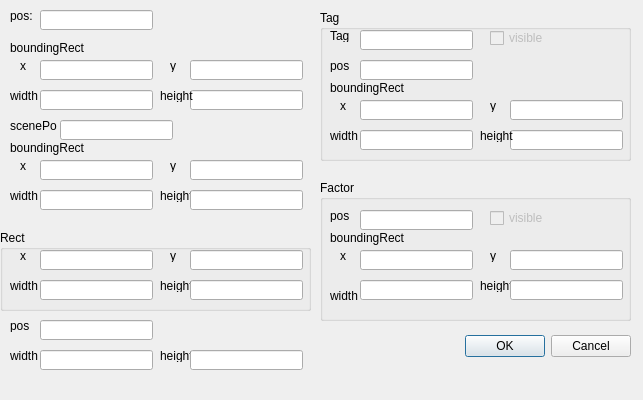
<?xml version="1.0" encoding="UTF-8"?>
<ui version="4.0">
 <class>GraphicsItemDebugDialog</class>
 <widget class="QDialog" name="GraphicsItemDebugDialog">
  <property name="geometry">
   <rect>
    <x>0</x>
    <y>0</y>
    <width>643</width>
    <height>400</height>
   </rect>
  </property>
  <property name="windowTitle">
   <string>Dialog</string>
  </property>
  <widget class="QDialogButtonBox" name="buttonBox">
   <property name="geometry">
    <rect>
     <x>390</x>
     <y>330</y>
     <width>241</width>
     <height>32</height>
    </rect>
   </property>
   <property name="orientation">
    <enum>Qt::Horizontal</enum>
   </property>
   <property name="standardButtons">
    <set>QDialogButtonBox::Cancel|QDialogButtonBox::Ok</set>
   </property>
  </widget>
  <widget class="QLabel" name="label">
   <property name="geometry">
    <rect>
     <x>10</x>
     <y>10</y>
     <width>47</width>
     <height>12</height>
    </rect>
   </property>
   <property name="text">
    <string>pos:</string>
   </property>
  </widget>
  <widget class="QLineEdit" name="m_pos">
   <property name="geometry">
    <rect>
     <x>40</x>
     <y>10</y>
     <width>113</width>
     <height>20</height>
    </rect>
   </property>
  </widget>
  <widget class="QLabel" name="label_2">
   <property name="geometry">
    <rect>
     <x>10</x>
     <y>140</y>
     <width>81</width>
     <height>16</height>
    </rect>
   </property>
   <property name="text">
    <string>boundingRect</string>
   </property>
  </widget>
  <widget class="QLabel" name="label_3">
   <property name="geometry">
    <rect>
     <x>20</x>
     <y>160</y>
     <width>47</width>
     <height>12</height>
    </rect>
   </property>
   <property name="text">
    <string>x</string>
   </property>
  </widget>
  <widget class="QLineEdit" name="m_sbr_x">
   <property name="geometry">
    <rect>
     <x>40</x>
     <y>160</y>
     <width>113</width>
     <height>20</height>
    </rect>
   </property>
   <property name="readOnly">
    <bool>true</bool>
   </property>
  </widget>
  <widget class="QLabel" name="label_4">
   <property name="geometry">
    <rect>
     <x>170</x>
     <y>160</y>
     <width>47</width>
     <height>12</height>
    </rect>
   </property>
   <property name="text">
    <string>y</string>
   </property>
  </widget>
  <widget class="QLineEdit" name="m_sbr_y">
   <property name="geometry">
    <rect>
     <x>190</x>
     <y>160</y>
     <width>113</width>
     <height>20</height>
    </rect>
   </property>
   <property name="readOnly">
    <bool>true</bool>
   </property>
  </widget>
  <widget class="QLabel" name="label_5">
   <property name="geometry">
    <rect>
     <x>10</x>
     <y>190</y>
     <width>47</width>
     <height>12</height>
    </rect>
   </property>
   <property name="text">
    <string>width</string>
   </property>
  </widget>
  <widget class="QLineEdit" name="m_sbr_w">
   <property name="geometry">
    <rect>
     <x>40</x>
     <y>190</y>
     <width>113</width>
     <height>20</height>
    </rect>
   </property>
   <property name="readOnly">
    <bool>true</bool>
   </property>
  </widget>
  <widget class="QLabel" name="label_6">
   <property name="geometry">
    <rect>
     <x>160</x>
     <y>190</y>
     <width>47</width>
     <height>12</height>
    </rect>
   </property>
   <property name="text">
    <string>height</string>
   </property>
  </widget>
  <widget class="QLineEdit" name="m_sbr_h">
   <property name="geometry">
    <rect>
     <x>190</x>
     <y>190</y>
     <width>113</width>
     <height>20</height>
    </rect>
   </property>
   <property name="readOnly">
    <bool>true</bool>
   </property>
  </widget>
  <widget class="QLabel" name="label_7">
   <property name="geometry">
    <rect>
     <x>10</x>
     <y>120</y>
     <width>47</width>
     <height>12</height>
    </rect>
   </property>
   <property name="text">
    <string>scenePos</string>
   </property>
  </widget>
  <widget class="QLineEdit" name="m_scenePos">
   <property name="geometry">
    <rect>
     <x>60</x>
     <y>120</y>
     <width>113</width>
     <height>20</height>
    </rect>
   </property>
  </widget>
  <widget class="QLineEdit" name="m_br_h">
   <property name="geometry">
    <rect>
     <x>190</x>
     <y>90</y>
     <width>113</width>
     <height>20</height>
    </rect>
   </property>
   <property name="readOnly">
    <bool>true</bool>
   </property>
  </widget>
  <widget class="QLineEdit" name="m_br_y">
   <property name="geometry">
    <rect>
     <x>190</x>
     <y>60</y>
     <width>113</width>
     <height>20</height>
    </rect>
   </property>
   <property name="readOnly">
    <bool>true</bool>
   </property>
  </widget>
  <widget class="QLabel" name="label_8">
   <property name="geometry">
    <rect>
     <x>10</x>
     <y>90</y>
     <width>47</width>
     <height>12</height>
    </rect>
   </property>
   <property name="text">
    <string>width</string>
   </property>
  </widget>
  <widget class="QLabel" name="label_9">
   <property name="geometry">
    <rect>
     <x>20</x>
     <y>60</y>
     <width>47</width>
     <height>12</height>
    </rect>
   </property>
   <property name="text">
    <string>x</string>
   </property>
  </widget>
  <widget class="QLabel" name="label_10">
   <property name="geometry">
    <rect>
     <x>10</x>
     <y>40</y>
     <width>81</width>
     <height>16</height>
    </rect>
   </property>
   <property name="text">
    <string>boundingRect</string>
   </property>
  </widget>
  <widget class="QLineEdit" name="m_br_w">
   <property name="geometry">
    <rect>
     <x>40</x>
     <y>90</y>
     <width>113</width>
     <height>20</height>
    </rect>
   </property>
   <property name="readOnly">
    <bool>true</bool>
   </property>
  </widget>
  <widget class="QLineEdit" name="m_br_x">
   <property name="geometry">
    <rect>
     <x>40</x>
     <y>60</y>
     <width>113</width>
     <height>20</height>
    </rect>
   </property>
   <property name="readOnly">
    <bool>true</bool>
   </property>
  </widget>
  <widget class="QLabel" name="label_11">
   <property name="geometry">
    <rect>
     <x>160</x>
     <y>90</y>
     <width>47</width>
     <height>12</height>
    </rect>
   </property>
   <property name="text">
    <string>height</string>
   </property>
  </widget>
  <widget class="QLabel" name="label_12">
   <property name="geometry">
    <rect>
     <x>170</x>
     <y>60</y>
     <width>47</width>
     <height>12</height>
    </rect>
   </property>
   <property name="text">
    <string>y</string>
   </property>
  </widget>
  <widget class="QGroupBox" name="groupBox">
   <property name="geometry">
    <rect>
     <x>320</x>
     <y>10</y>
     <width>311</width>
     <height>151</height>
    </rect>
   </property>
   <property name="title">
    <string>Tag</string>
   </property>
   <widget class="QLabel" name="label_13">
    <property name="geometry">
     <rect>
      <x>10</x>
      <y>20</y>
      <width>47</width>
      <height>12</height>
     </rect>
    </property>
    <property name="text">
     <string>Tag</string>
    </property>
   </widget>
   <widget class="QLineEdit" name="m_tag">
    <property name="geometry">
     <rect>
      <x>40</x>
      <y>20</y>
      <width>113</width>
      <height>20</height>
     </rect>
    </property>
   </widget>
   <widget class="QLabel" name="label_14">
    <property name="geometry">
     <rect>
      <x>10</x>
      <y>50</y>
      <width>47</width>
      <height>12</height>
     </rect>
    </property>
    <property name="text">
     <string>pos</string>
    </property>
   </widget>
   <widget class="QLineEdit" name="m_tagPos">
    <property name="geometry">
     <rect>
      <x>40</x>
      <y>50</y>
      <width>113</width>
      <height>20</height>
     </rect>
    </property>
   </widget>
   <widget class="QLineEdit" name="m_tag_h">
    <property name="geometry">
     <rect>
      <x>190</x>
      <y>120</y>
      <width>113</width>
      <height>20</height>
     </rect>
    </property>
    <property name="readOnly">
     <bool>true</bool>
    </property>
   </widget>
   <widget class="QLabel" name="label_15">
    <property name="geometry">
     <rect>
      <x>10</x>
      <y>120</y>
      <width>47</width>
      <height>12</height>
     </rect>
    </property>
    <property name="text">
     <string>width</string>
    </property>
   </widget>
   <widget class="QLineEdit" name="m_tag_y">
    <property name="geometry">
     <rect>
      <x>190</x>
      <y>90</y>
      <width>113</width>
      <height>20</height>
     </rect>
    </property>
    <property name="readOnly">
     <bool>true</bool>
    </property>
   </widget>
   <widget class="QLineEdit" name="m_tag_w">
    <property name="geometry">
     <rect>
      <x>40</x>
      <y>120</y>
      <width>113</width>
      <height>20</height>
     </rect>
    </property>
    <property name="readOnly">
     <bool>true</bool>
    </property>
   </widget>
   <widget class="QLabel" name="label_17">
    <property name="geometry">
     <rect>
      <x>170</x>
      <y>90</y>
      <width>47</width>
      <height>12</height>
     </rect>
    </property>
    <property name="text">
     <string>y</string>
    </property>
   </widget>
   <widget class="QLineEdit" name="m_tag_x">
    <property name="geometry">
     <rect>
      <x>40</x>
      <y>90</y>
      <width>113</width>
      <height>20</height>
     </rect>
    </property>
    <property name="readOnly">
     <bool>true</bool>
    </property>
   </widget>
   <widget class="QLabel" name="label_18">
    <property name="geometry">
     <rect>
      <x>20</x>
      <y>90</y>
      <width>47</width>
      <height>12</height>
     </rect>
    </property>
    <property name="text">
     <string>x</string>
    </property>
   </widget>
   <widget class="QLabel" name="label_16">
    <property name="geometry">
     <rect>
      <x>160</x>
      <y>120</y>
      <width>47</width>
      <height>12</height>
     </rect>
    </property>
    <property name="text">
     <string>height</string>
    </property>
   </widget>
   <widget class="QLabel" name="label_19">
    <property name="geometry">
     <rect>
      <x>10</x>
      <y>70</y>
      <width>81</width>
      <height>16</height>
     </rect>
    </property>
    <property name="text">
     <string>boundingRect</string>
    </property>
   </widget>
   <widget class="QCheckBox" name="m_tagVisible">
    <property name="enabled">
     <bool>false</bool>
    </property>
    <property name="geometry">
     <rect>
      <x>170</x>
      <y>20</y>
      <width>73</width>
      <height>16</height>
     </rect>
    </property>
    <property name="text">
     <string>visible</string>
    </property>
    <property name="checkable">
     <bool>true</bool>
    </property>
   </widget>
  </widget>
  <widget class="QGroupBox" name="groupBox_2">
   <property name="geometry">
    <rect>
     <x>320</x>
     <y>180</y>
     <width>311</width>
     <height>141</height>
    </rect>
   </property>
   <property name="title">
    <string>Factor</string>
   </property>
   <widget class="QLabel" name="label_24">
    <property name="geometry">
     <rect>
      <x>10</x>
      <y>50</y>
      <width>81</width>
      <height>16</height>
     </rect>
    </property>
    <property name="text">
     <string>boundingRect</string>
    </property>
   </widget>
   <widget class="QLabel" name="label_20">
    <property name="geometry">
     <rect>
      <x>170</x>
      <y>70</y>
      <width>47</width>
      <height>12</height>
     </rect>
    </property>
    <property name="text">
     <string>y</string>
    </property>
   </widget>
   <widget class="QLineEdit" name="m_factor_pos">
    <property name="geometry">
     <rect>
      <x>40</x>
      <y>30</y>
      <width>113</width>
      <height>20</height>
     </rect>
    </property>
   </widget>
   <widget class="QLabel" name="label_22">
    <property name="geometry">
     <rect>
      <x>160</x>
      <y>100</y>
      <width>47</width>
      <height>12</height>
     </rect>
    </property>
    <property name="text">
     <string>height</string>
    </property>
   </widget>
   <widget class="QLabel" name="label_21">
    <property name="geometry">
     <rect>
      <x>20</x>
      <y>70</y>
      <width>47</width>
      <height>12</height>
     </rect>
    </property>
    <property name="text">
     <string>x</string>
    </property>
   </widget>
   <widget class="QLabel" name="label_23">
    <property name="geometry">
     <rect>
      <x>10</x>
      <y>30</y>
      <width>47</width>
      <height>12</height>
     </rect>
    </property>
    <property name="text">
     <string>pos</string>
    </property>
   </widget>
   <widget class="QLineEdit" name="m_factor_y">
    <property name="geometry">
     <rect>
      <x>190</x>
      <y>70</y>
      <width>113</width>
      <height>20</height>
     </rect>
    </property>
    <property name="readOnly">
     <bool>true</bool>
    </property>
   </widget>
   <widget class="QLineEdit" name="m_factor_w">
    <property name="geometry">
     <rect>
      <x>40</x>
      <y>100</y>
      <width>113</width>
      <height>20</height>
     </rect>
    </property>
    <property name="readOnly">
     <bool>true</bool>
    </property>
   </widget>
   <widget class="QLineEdit" name="m_factor_x">
    <property name="geometry">
     <rect>
      <x>40</x>
      <y>70</y>
      <width>113</width>
      <height>20</height>
     </rect>
    </property>
    <property name="readOnly">
     <bool>true</bool>
    </property>
   </widget>
   <widget class="QLineEdit" name="m_factor_h">
    <property name="geometry">
     <rect>
      <x>190</x>
      <y>100</y>
      <width>113</width>
      <height>20</height>
     </rect>
    </property>
    <property name="readOnly">
     <bool>true</bool>
    </property>
   </widget>
   <widget class="QCheckBox" name="m_factorVisible">
    <property name="enabled">
     <bool>false</bool>
    </property>
    <property name="geometry">
     <rect>
      <x>170</x>
      <y>30</y>
      <width>73</width>
      <height>16</height>
     </rect>
    </property>
    <property name="text">
     <string>visible</string>
    </property>
    <property name="checkable">
     <bool>true</bool>
    </property>
   </widget>
   <widget class="QLabel" name="label_25">
    <property name="geometry">
     <rect>
      <x>10</x>
      <y>110</y>
      <width>47</width>
      <height>12</height>
     </rect>
    </property>
    <property name="text">
     <string>width</string>
    </property>
   </widget>
  </widget>
  <widget class="QGroupBox" name="groupBox_3">
   <property name="geometry">
    <rect>
     <x>0</x>
     <y>230</y>
     <width>311</width>
     <height>81</height>
    </rect>
   </property>
   <property name="title">
    <string>Rect</string>
   </property>
   <widget class="QLabel" name="label_27">
    <property name="geometry">
     <rect>
      <x>170</x>
      <y>20</y>
      <width>47</width>
      <height>12</height>
     </rect>
    </property>
    <property name="text">
     <string>y</string>
    </property>
   </widget>
   <widget class="QLabel" name="label_28">
    <property name="geometry">
     <rect>
      <x>160</x>
      <y>50</y>
      <width>47</width>
      <height>12</height>
     </rect>
    </property>
    <property name="text">
     <string>height</string>
    </property>
   </widget>
   <widget class="QLabel" name="label_29">
    <property name="geometry">
     <rect>
      <x>20</x>
      <y>20</y>
      <width>47</width>
      <height>12</height>
     </rect>
    </property>
    <property name="text">
     <string>x</string>
    </property>
   </widget>
   <widget class="QLineEdit" name="m_rect_y">
    <property name="geometry">
     <rect>
      <x>190</x>
      <y>20</y>
      <width>113</width>
      <height>20</height>
     </rect>
    </property>
    <property name="readOnly">
     <bool>false</bool>
    </property>
   </widget>
   <widget class="QLineEdit" name="m_rect_w">
    <property name="geometry">
     <rect>
      <x>40</x>
      <y>50</y>
      <width>113</width>
      <height>20</height>
     </rect>
    </property>
    <property name="readOnly">
     <bool>false</bool>
    </property>
   </widget>
   <widget class="QLineEdit" name="m_rect_x">
    <property name="geometry">
     <rect>
      <x>40</x>
      <y>20</y>
      <width>113</width>
      <height>20</height>
     </rect>
    </property>
    <property name="readOnly">
     <bool>false</bool>
    </property>
   </widget>
   <widget class="QLineEdit" name="m_rect_h">
    <property name="geometry">
     <rect>
      <x>190</x>
      <y>50</y>
      <width>113</width>
      <height>20</height>
     </rect>
    </property>
    <property name="readOnly">
     <bool>false</bool>
    </property>
   </widget>
   <widget class="QLabel" name="label_31">
    <property name="geometry">
     <rect>
      <x>10</x>
      <y>50</y>
      <width>47</width>
      <height>12</height>
     </rect>
    </property>
    <property name="text">
     <string>width</string>
    </property>
   </widget>
  </widget>
  <widget class="QLabel" name="label_26">
   <property name="geometry">
    <rect>
     <x>10</x>
     <y>350</y>
     <width>47</width>
     <height>12</height>
    </rect>
   </property>
   <property name="text">
    <string>width</string>
   </property>
  </widget>
  <widget class="QLineEdit" name="m_width">
   <property name="geometry">
    <rect>
     <x>40</x>
     <y>350</y>
     <width>113</width>
     <height>20</height>
    </rect>
   </property>
  </widget>
  <widget class="QLabel" name="label_30">
   <property name="geometry">
    <rect>
     <x>160</x>
     <y>350</y>
     <width>47</width>
     <height>12</height>
    </rect>
   </property>
   <property name="text">
    <string>height</string>
   </property>
  </widget>
  <widget class="QLineEdit" name="m_height">
   <property name="geometry">
    <rect>
     <x>190</x>
     <y>350</y>
     <width>113</width>
     <height>20</height>
    </rect>
   </property>
  </widget>
  <widget class="QLabel" name="label_32">
   <property name="geometry">
    <rect>
     <x>10</x>
     <y>320</y>
     <width>47</width>
     <height>12</height>
    </rect>
   </property>
   <property name="text">
    <string>pos</string>
   </property>
  </widget>
  <widget class="QLineEdit" name="m_item_pos">
   <property name="geometry">
    <rect>
     <x>40</x>
     <y>320</y>
     <width>113</width>
     <height>20</height>
    </rect>
   </property>
  </widget>
 </widget>
 <resources/>
 <connections>
  <connection>
   <sender>buttonBox</sender>
   <signal>accepted()</signal>
   <receiver>GraphicsItemDebugDialog</receiver>
   <slot>accept()</slot>
   <hints>
    <hint type="sourcelabel">
     <x>248</x>
     <y>254</y>
    </hint>
    <hint type="destinationlabel">
     <x>157</x>
     <y>274</y>
    </hint>
   </hints>
  </connection>
  <connection>
   <sender>buttonBox</sender>
   <signal>rejected()</signal>
   <receiver>GraphicsItemDebugDialog</receiver>
   <slot>reject()</slot>
   <hints>
    <hint type="sourcelabel">
     <x>316</x>
     <y>260</y>
    </hint>
    <hint type="destinationlabel">
     <x>286</x>
     <y>274</y>
    </hint>
   </hints>
  </connection>
 </connections>
</ui>
